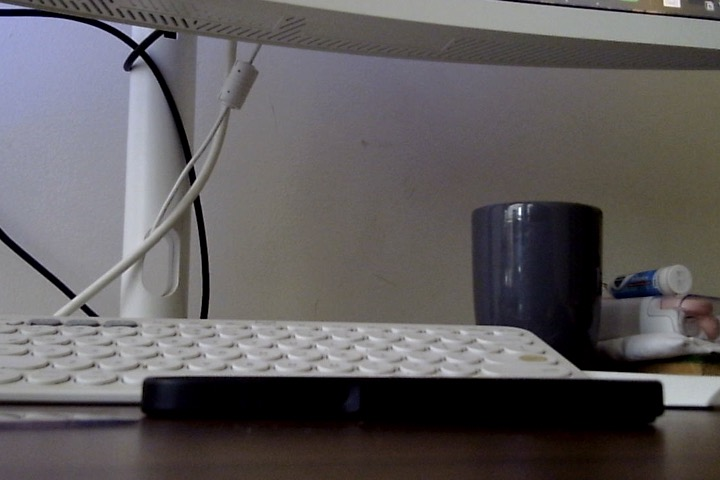
#> input picture optical_flow/img1.jpg, 720 x 480 px, given in place of the camera
$ python shai-thomas.py
#> lines starting #> are read from the running program, lines starting #| are printed output that depends on the picture; after the words box and inside, x2 and y2 are one past the last pixel; in counts of white or black regions, pixels touching at a corner belong together
import cv2
import numpy as np
import matplotlib.pyplot as plt


vid = cv2.VideoCapture(0)

kernel = np.array([[-1,-1,-1],[-1,9,-1],[-1,-1,-1]]) # For Sharpening images


while True:
    ret , frame = vid.read()
#> frame is the input picture: shape (480, 720, 3); mean B, G, R 93.5, 92.1, 95.6
    frame = cv2.cvtColor(frame,cv2.COLOR_BGR2GRAY)
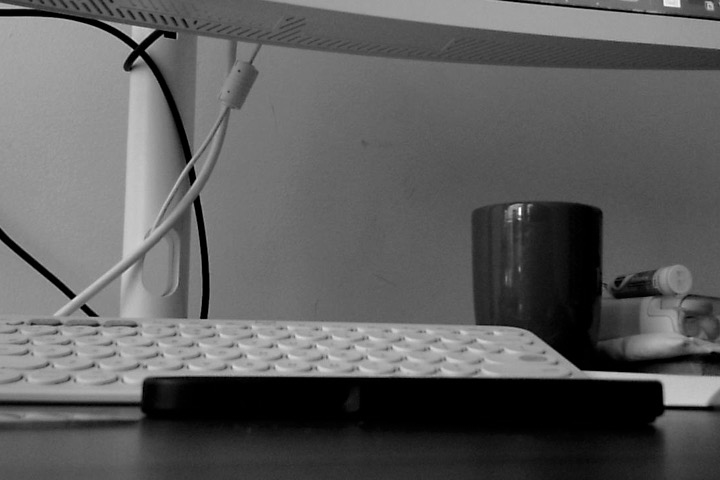
#> frame: shape (480, 720); min 0, max 253, mean 93.3

    frame = cv2.filter2D(frame , -1 , kernel)
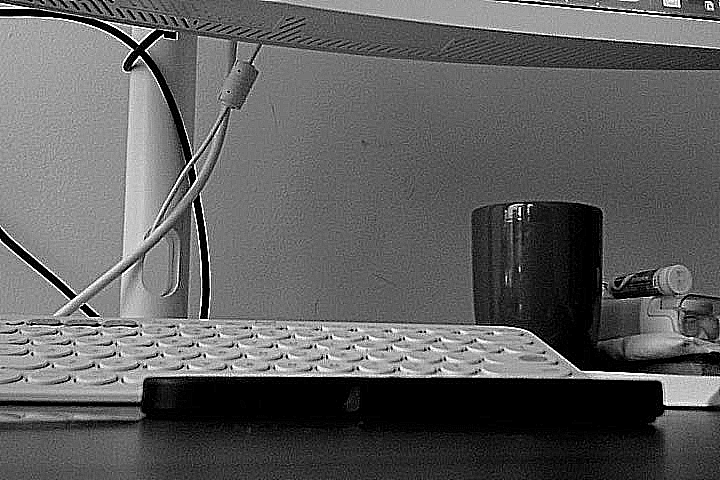
#> frame: shape (480, 720); min 0, max 255, mean 94.7

    corner = cv2.goodFeaturesToTrack(frame , maxCorners=100 , qualityLevel=0.3 , minDistance= 7) # Returns an Array
#> corner = 100 rows, first 8: [201, 317], [705, 2], [252, 64], [679, 6], [520, 216], [163, 34], [133, 50], [138, 44]
    corners = np.int8(corner) # Converting to int
#> corners = 100 rows, first 8: [-55, 61], [-63, 2], [-4, 64], [-89, 6], [8, -40], [-93, 34], [-123, 50], [-118, 44]

    for i in corners:
        x,y = i.ravel() # ravel convert 2d array into 1d
        cv2.circle(frame, (x, y), 5, (255, 0, 0), -1)
#> this loop made 100 passes
#> (x, y) on passes 1 to 12: (-55, 61), (-63, 2), (-4, 64), (-89, 6), (8, -40), (-93, 34), (-123, 50), (-118, 44), (-7, -45), (75, 39), (-111, 50), (84, 48)
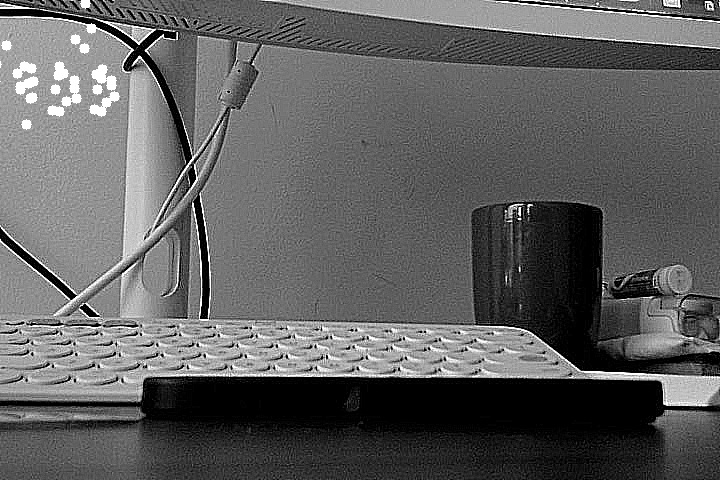
#> frame: shape (480, 720); 0.73% of pixels changed, all inside (x1, y1, x2, y2) = (0, 0, 120, 130)

    cv2.imshow("haha",frame)
    if cv2.waitKey(1)==ord("q"):
#> (key q is pressed here)
        break


    print(corners)

$ run again, on optical_flow/img2.jpg
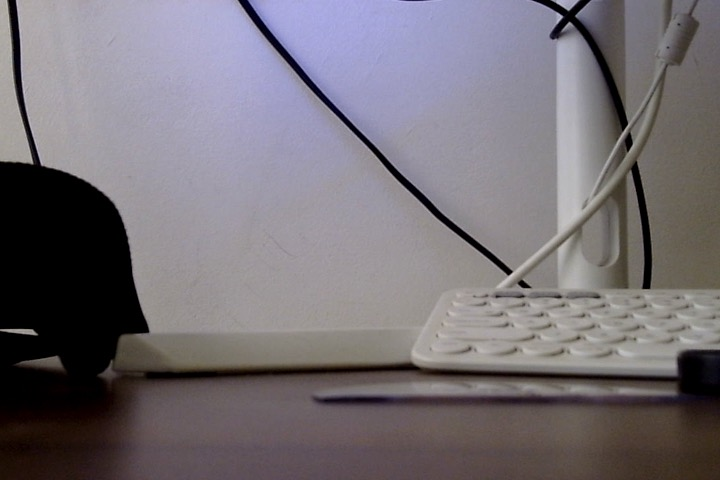
#> input picture optical_flow/img2.jpg, 720 x 480 px, given in place of the camera
#> frame is the input picture: shape (480, 720, 3); mean B, G, R 117.5, 111.5, 117
#> `frame = cv2.filter2D(frame , -1 , kernel)`:
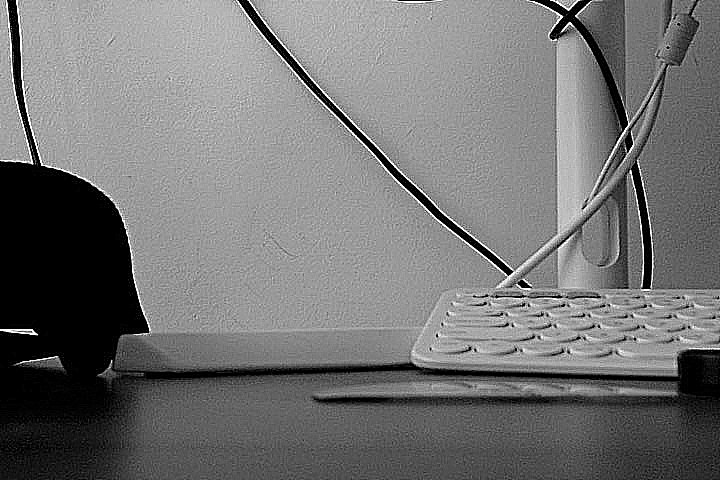
#> frame: shape (480, 720); min 0, max 255, mean 114.9
#> corner = 42 rows, first 8: [32, 163], [512, 271], [562, 16], [41, 165], [37, 334], [575, 15], [147, 331], [649, 287]
#> corners = 42 rows, first 8: [32, -93], [0, 15], [50, 16], [41, -91], [37, 78], [63, 15], [-109, 75], [-119, 31]
#> the loop `for i in corners:` made 42 passes
#> after the loop `for i in corners:`:
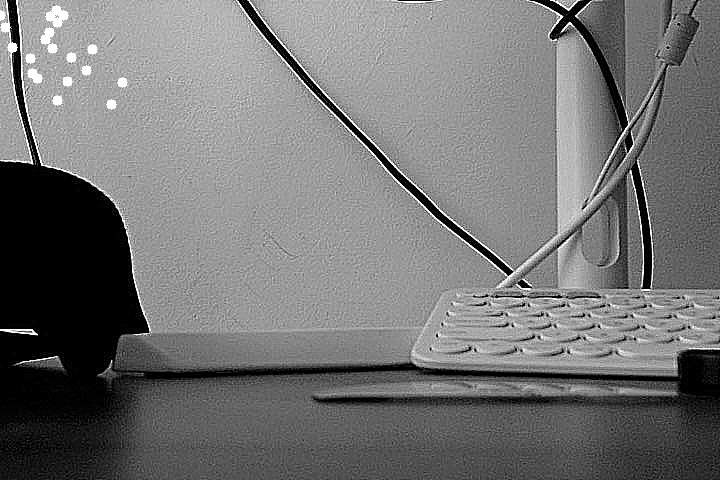
#> frame: shape (480, 720); 0.44% of pixels changed, all inside (x1, y1, x2, y2) = (0, 5, 128, 110)

$ run again, on optical_flow/1.png
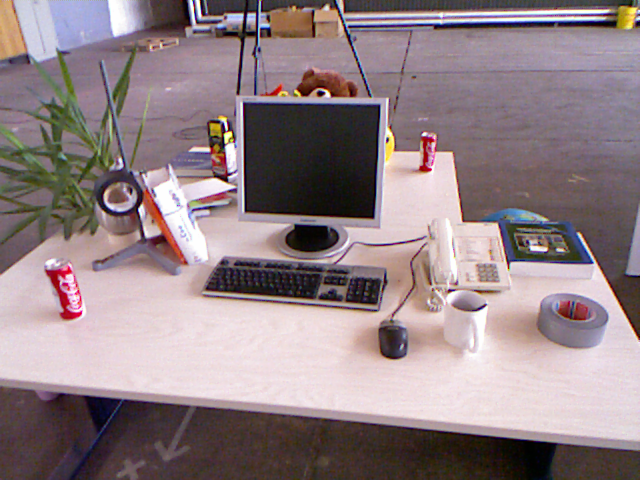
#> input picture optical_flow/1.png, 640 x 480 px, given in place of the camera
#> frame is the input picture: shape (480, 640, 3); mean B, G, R 133.9, 129.9, 146.3
#> `frame = cv2.filter2D(frame , -1 , kernel)`:
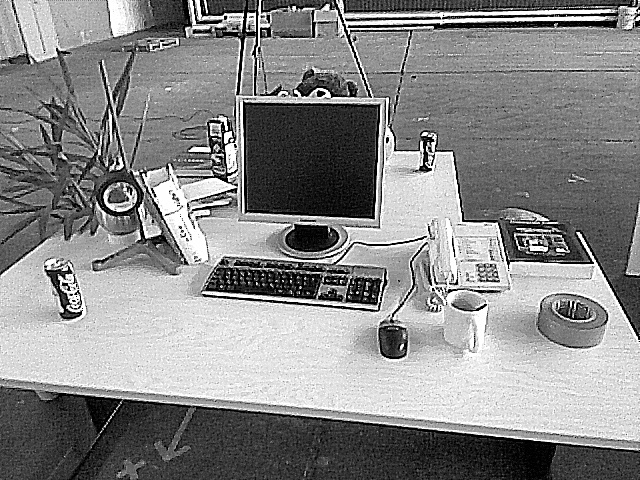
#> frame: shape (480, 640); min 0, max 255, mean 136.2
#> corner = 100 rows, first 8: [431, 169], [228, 177], [357, 292], [234, 143], [143, 174], [68, 289], [324, 93], [225, 16]
#> corners = 100 rows, first 8: [-81, -87], [-28, -79], [101, 36], [-22, -113], [-113, -82], [68, 33], [68, 93], [-31, 16]
#> the loop `for i in corners:` made 100 passes
#> after the loop `for i in corners:`:
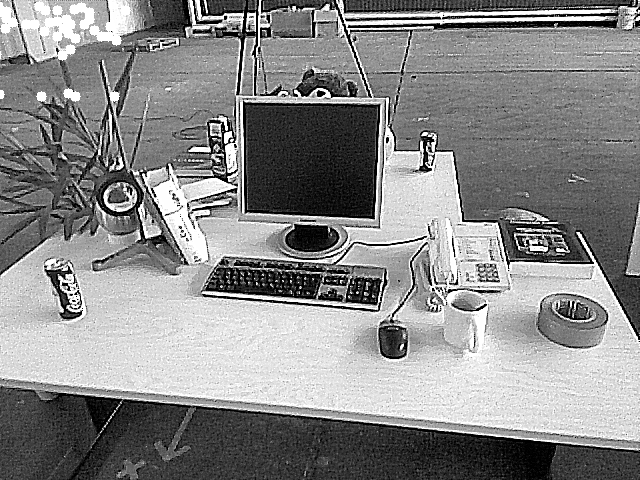
#> frame: shape (480, 640); 0.86% of pixels changed, all inside (x1, y1, x2, y2) = (0, 0, 131, 102)

$ run again, on optical_flow/2.png
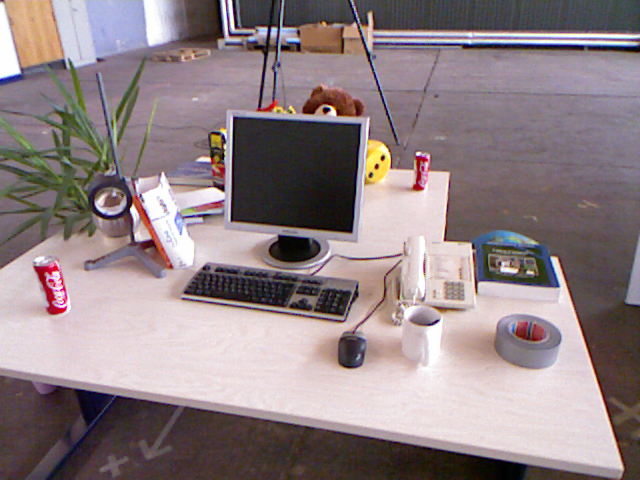
#> input picture optical_flow/2.png, 640 x 480 px, given in place of the camera
#> frame is the input picture: shape (480, 640, 3); mean B, G, R 133.1, 129.9, 144.4
#> `frame = cv2.filter2D(frame , -1 , kernel)`:
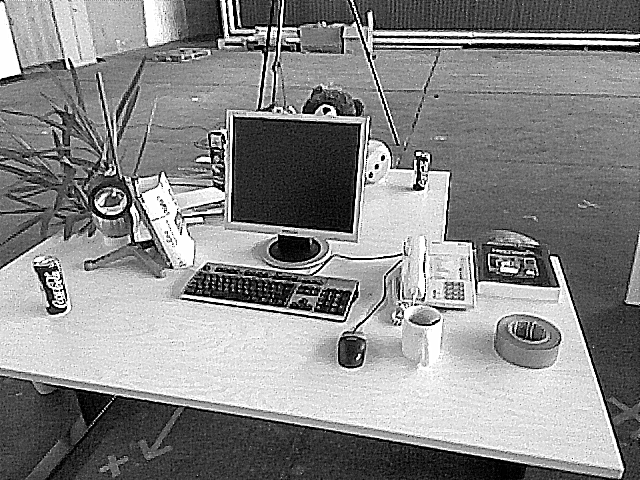
#> frame: shape (480, 640); min 0, max 255, mean 135.5
#> corner = 100 rows, first 8: [493, 250], [59, 290], [382, 160], [427, 161], [473, 249], [423, 188], [422, 166], [224, 191]
#> corners = 100 rows, first 8: [-19, -6], [59, 34], [126, -96], [-85, -95], [-39, -7], [-89, -68], [-90, -90], [-32, -65]
#> the loop `for i in corners:` made 100 passes
#> after the loop `for i in corners:`:
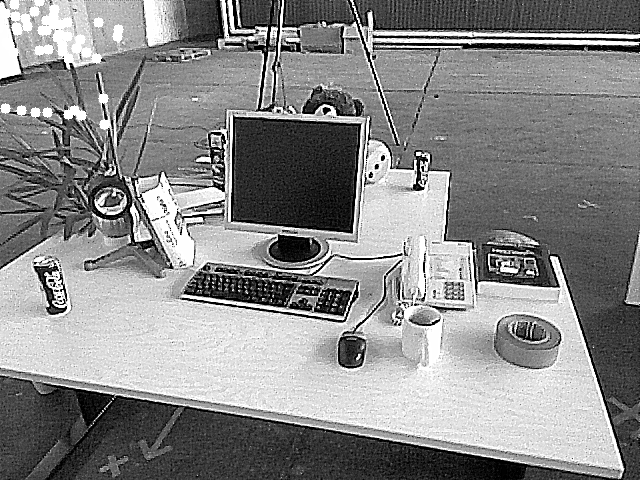
#> frame: shape (480, 640); 0.99% of pixels changed, all inside (x1, y1, x2, y2) = (0, 0, 124, 130)
